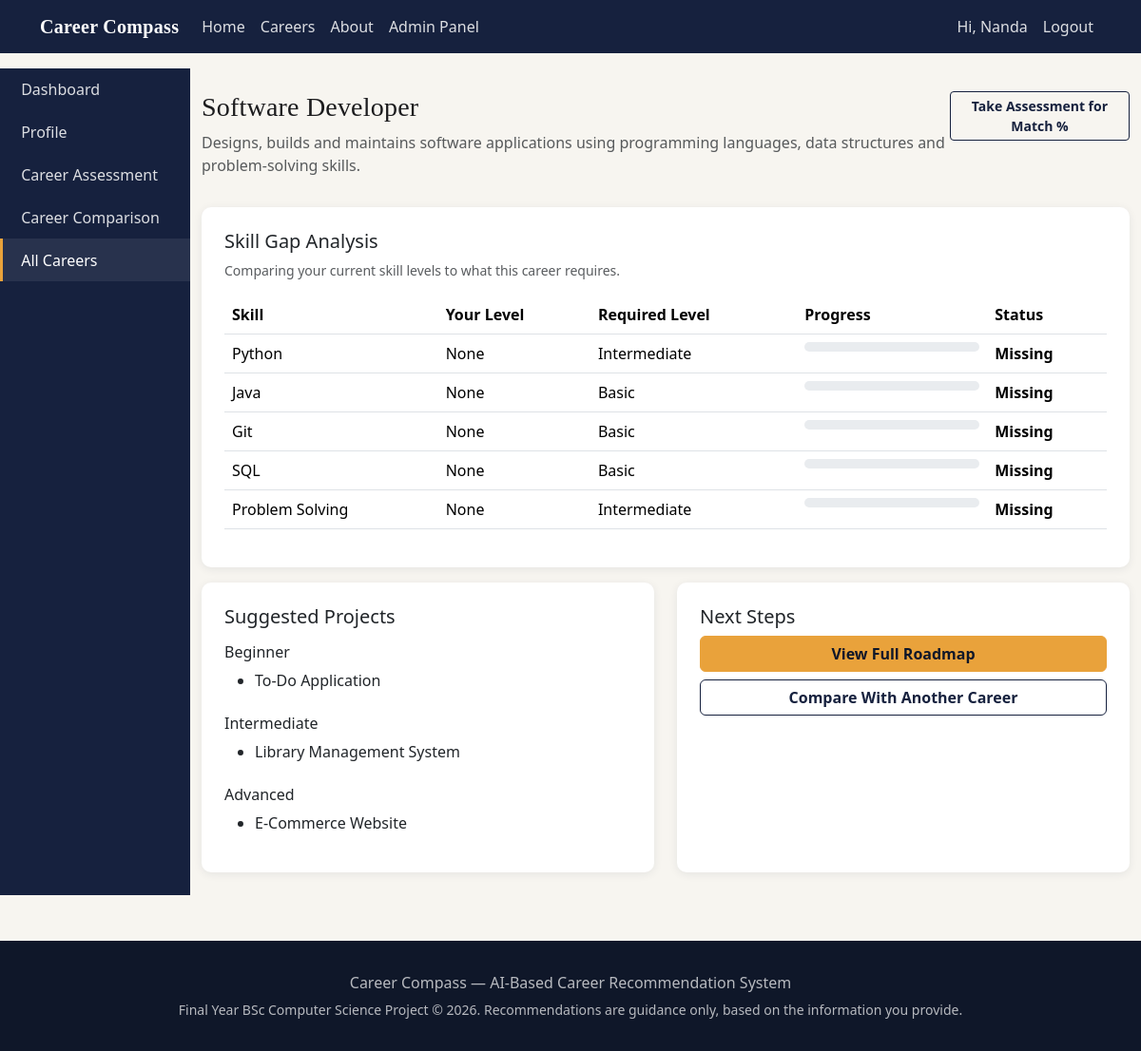
Screenshot of /career/1 (signed in) with the database file from the repository.
### models/models.py (models this page shows, shortened)
class User(UserMixin, db.Model):
    __tablename__ = "users"
    id = db.Column(db.Integer, primary_key=True)
    name = db.Column(db.String(120), nullable=False)
    email = db.Column(db.String(150), unique=True, nullable=False)
    password_hash = db.Column(db.String(255), nullable=False)
    is_admin = db.Column(db.Boolean, default=False)
    created_at = db.Column(db.DateTime, default=utcnow)
    profile = db.relationship("Profile", backref="user", uselist=False, cascade="all, delete-orphan")
    skills = db.relationship("UserSkill", backref="user", cascade="all, delete-orphan")
    interests = db.relationship("UserInterest", backref="user", cascade="all, delete-orphan")
    results = db.relationship("Result", backref="user", cascade="all, delete-orphan")

class Career(db.Model):
    __tablename__ = "careers"
    id = db.Column(db.Integer, primary_key=True)
    name = db.Column(db.String(120), unique=True, nullable=False)
    description = db.Column(db.Text)
    required_skills = db.relationship("CareerSkill", backref="career", cascade="all, delete-orphan")
    related_interests = db.relationship("CareerInterest", backref="career", cascade="all, delete-orphan")
    roadmap_steps = db.relationship("RoadmapStep", backref="career", cascade="all, delete-orphan",
                                     order_by="RoadmapStep.step_number")
    projects = db.relationship("Project", backref="career", cascade="all, delete-orphan")

class Skill(db.Model):
    __tablename__ = "skills"
    id = db.Column(db.Integer, primary_key=True)
    name = db.Column(db.String(100), unique=True, nullable=False)

class CareerSkill(db.Model):
    __tablename__ = "career_skills"
    id = db.Column(db.Integer, primary_key=True)
    career_id = db.Column(db.Integer, db.ForeignKey("careers.id"), nullable=False)
    skill_id = db.Column(db.Integer, db.ForeignKey("skills.id"), nullable=False)
    required_level = db.Column(db.String(20), default="Intermediate")
    skill = db.relationship("Skill")

class Project(db.Model):
    __tablename__ = "projects"
    id = db.Column(db.Integer, primary_key=True)
    career_id = db.Column(db.Integer, db.ForeignKey("careers.id"), nullable=False)
    level = db.Column(db.String(20))  # Beginner / Intermediate / Advanced
    title = db.Column(db.String(150), nullable=False)

### routes/student.py (the view)
@student_bp.route("/career/<int:career_id>")
@login_required
def career_details(career_id):
    career = Career.query.get_or_404(career_id)
    skill_gap = get_skill_gap(current_user, career)
    latest_result = (
        Result.query.filter_by(user_id=current_user.id, career_id=career_id)
        .order_by(Result.created_at.desc())
        .first()
    )
    return render_template("career_details.html", career=career, skill_gap=skill_gap,
                            latest_result=latest_result)

### recommendation/engine.py (called while the page is built)
def get_skill_gap(user, career):
    _, breakdown = _skill_score(user, career)
    return breakdown

### templates/career_details.html (shortened to what this page needs)
{% extends "student_base.html" %}
{% set active = 'careers' %}
{% block student_content %}
<div class="d-flex justify-content-between align-items-start">
    <div>
        <h3>{{ career.name }}</h3>
        <p class="text-muted">{{ career.description }}</p>
    </div>
    {% if latest_result %}
    <span class="match-badge fs-5">{{ latest_result.score }}% Match</span>
    {% else %}
    <a href="{{ url_for('student.assessment') }}" class="btn btn-sm btn-outline-navy">Take Assessment for Match %</a>
    {% endif %}
</div>
<div class="card card-custom p-4 mt-3">
    <h5>Skill Gap Analysis</h5>
    <p class="text-muted small">Comparing your current skill levels to what this career requires.</p>
    <table class="table">
        <thead><tr><th>Skill</th><th>Your Level</th><th>Required Level</th><th>Progress</th><th>Status</th></tr></thead>
        <tbody>
        {% for row in skill_gap %}
            <tr>
                <td>{{ row.skill }}</td>
                <td>{{ row.student_level }}</td>
                <td>{{ row.required_level }}</td>
                <td style="width: 200px;">
                    <div class="progress skill-bar">
                    </div>
                </td>
                <td class="status-{{ row.status|lower }}">{{ row.status }}</td>
            </tr>
        {% endfor %}
        </tbody>
    </table>
</div>
<div class="row mt-3">
    <div class="col-md-6">
        <div class="card card-custom p-4 h-100">
            <h5>Suggested Projects</h5>
            {% for level in ["Beginner", "Intermediate", "Advanced"] %}
            <h6 class="mt-2">{{ level }}</h6>
            <ul>
                {% for p in career.projects if p.level == level %}
                <li>{{ p.title }}</li>
                {% endfor %}
            </ul>
            {% endfor %}
        </div>
    </div>
    <div class="col-md-6">
        <div class="card card-custom p-4 h-100">
            <h5>Next Steps</h5>
            <a href="{{ url_for('student.roadmap', career_id=career.id) }}" class="btn btn-amber mb-2 w-100">View Full Roadmap</a>
            <a href="{{ url_for('student.compare') }}" class="btn btn-outline-navy w-100">Compare With Another Career</a>
        </div>
    </div>
</div>
{% endblock %}

### templates/base.html (shortened to what this page needs)
<!DOCTYPE html>
<html lang="en">
<head>
    <link href="https://cdn.jsdelivr.net/npm/bootstrap@5.3.3/dist/css/bootstrap.min.css" rel="stylesheet">
    <link rel="stylesheet" href="{{ url_for('static', filename='css/style.css') }}">
</head>
<body>
<nav class="navbar navbar-expand-lg navbar-custom navbar-dark">
    <div class="container">
        <a class="navbar-brand navbar-brand-custom brand" href="{{ url_for('main.home') }}">Career Compass</a>
        <div class="collapse navbar-collapse" id="navMenu">
            <ul class="navbar-nav me-auto mb-2 mb-lg-0">
                <li class="nav-item"><a class="nav-link" href="{{ url_for('main.home') }}">Home</a></li>
                <li class="nav-item"><a class="nav-link" href="{{ url_for('main.careers') }}">Careers</a></li>
                <li class="nav-item"><a class="nav-link" href="{{ url_for('main.about') }}">About</a></li>
                {% if current_user.is_authenticated and current_user.is_admin %}
                <li class="nav-item"><a class="nav-link" href="{{ url_for('admin.dashboard') }}">Admin Panel</a></li>
                {% endif %}
            </ul>
            <ul class="navbar-nav">
                {% if current_user.is_authenticated %}
                <li class="nav-item"><span class="nav-link">Hi, {{ current_user.name }}</span></li>
                <li class="nav-item"><a class="nav-link" href="{{ url_for('auth.logout') }}">Logout</a></li>
                {% else %}
                <li class="nav-item"><a class="nav-link" href="{{ url_for('auth.login') }}">Login</a></li>
                <li class="nav-item"><a class="nav-link" href="{{ url_for('auth.register') }}">Register</a></li>
                {% endif %}
            </ul>
        </div>
    </div>
</nav>
{% block content %}{% endblock %}
<footer>
    <div class="container text-center">
        <p class="mb-1">Career Compass &mdash; AI-Based Career Recommendation System</p>
        <small>Final Year BSc Computer Science Project &copy; {{ current_year }}. Recommendations are guidance only, based on the information you provide.</small>
    </div>
</footer>
</body>
</html>

### static/css/style.css (style rules this page uses)
:root { --navy: #16213E; --navy-dark: #0F1729; --amber: #E9A23B; --teal: #2FA98C; --paper: #F7F5F0; --ink: #1C1C1E; --muted: #6B7280; }
body { background-color: var(--paper); color: var(--ink); font-family: "Segoe UI", Roboto, Helvetica, Arial, sans-serif; }
h1, h2, h3, h4, .brand { font-family: "Georgia", "Times New Roman", serif; letter-spacing: 0.2px; }
.navbar-brand-custom { font-weight: 700; color: #fff !important; letter-spacing: 0.3px; }
.navbar-custom { background-color: var(--navy); }
.navbar-custom .nav-link { color: rgba(255, 255, 255, 0.85) !important; }
.btn-amber { background-color: var(--amber); border-color: var(--amber); color: var(--navy-dark); font-weight: 600; }
.btn-outline-navy { border-color: var(--navy); color: var(--navy); font-weight: 600; }
.card-custom { border: none; border-radius: 10px; box-shadow: 0 2px 10px rgba(22, 33, 62, 0.08); }
.skill-bar { height: 10px; border-radius: 6px; }
.status-missing { color: #C0392B; font-weight: 600; }
footer { background-color: var(--navy-dark); color: rgba(255, 255, 255, 0.7); padding: 2rem 0; margin-top: 3rem; }

### rows the page displays
User: name "Nanda"
Career: name "Software Developer", description "Designs, builds and maintains software applications using programming languages, data structures and problem-solving skills."
Skill: skill "Python"
CareerSkill: required_level "Intermediate"
Skill: skill "Java"
CareerSkill: required_level "Basic"
Skill: skill "Git"
CareerSkill: required_level "Basic"
Skill: skill "SQL"
CareerSkill: required_level "Basic"
Skill: skill "Problem Solving"
CareerSkill: required_level "Intermediate"
Project: title "To-Do Application"
Project: title "Library Management System"
Project: title "E-Commerce Website"

### other values shown
{{ row.student_level }} "None" "None" "None" "None" "None"
{{ row.status }} "Missing" "Missing" "Missing" "Missing" "Missing"
{{ level }} "Beginner" "Intermediate" "Advanced"
